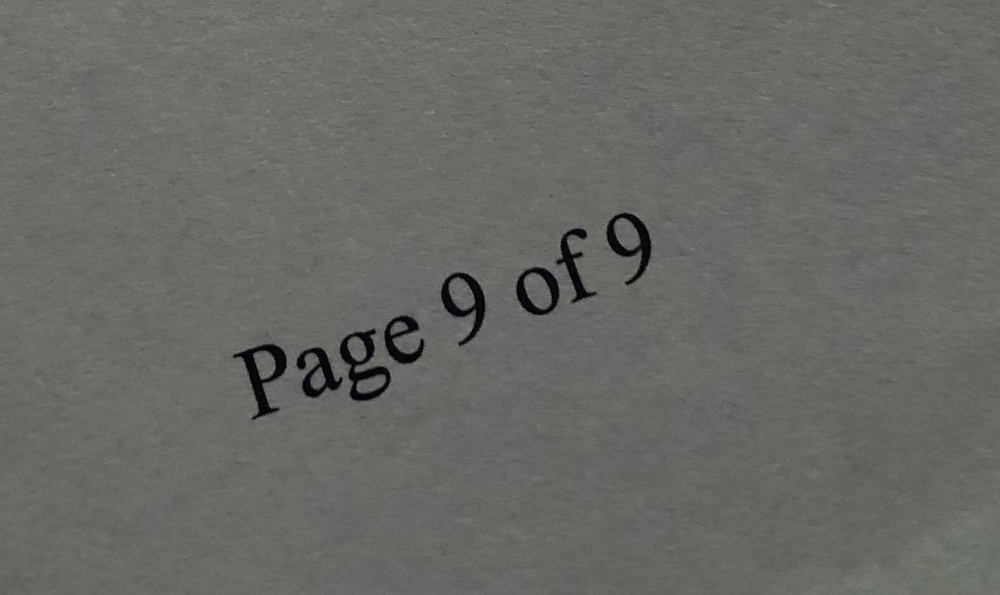
//> input picture testphot.jpg, 1000 x 595 px, shrunk from 1578 x 939 before the run
$ ./partA   (built with g++ and OpenCV 4)
//> lines starting //> are read from the running program, lines starting //| are printed output that depends on the picture; after the words box and inside, x2 and y2 are one past the last pixel; in counts of white or black regions, pixels touching at a corner belong together
#include <opencv4/opencv2/core.hpp>
#include <opencv4/opencv2/core/cvdef.h>
#include <opencv2/highgui/highgui.hpp>
#include <opencv2/opencv.hpp>
#include <algorithm>
#include <iostream>
#include <math.h>
#include <stdlib.h>
using namespace cv;
using namespace std;


Mat compute_skew(Mat image1){
        Mat image=image1.clone();
	//threshold(image1,image,125,255,THRESH_BINARY);
	adaptiveThreshold(image1,image,255,ADAPTIVE_THRESH_GAUSSIAN_C,THRESH_BINARY,9,41);
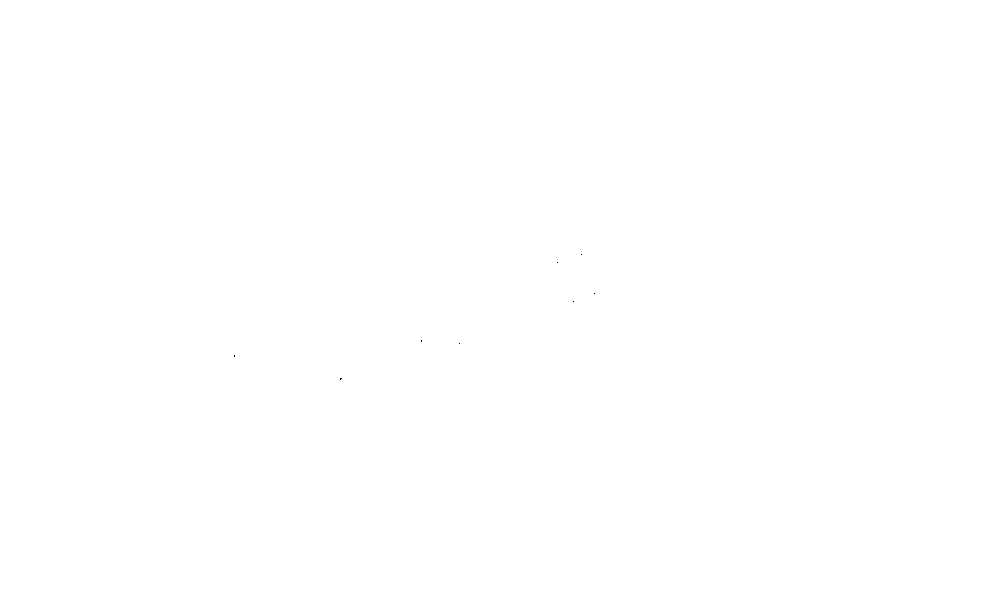
//> image: 595 rows x 1000 cols, CV_8UC1; 100% white; black in thin lines or dots, all inside (x1, y1, x2, y2) = (234, 254, 595, 380)
	bitwise_not(image,image);
	vector<Point>pts;
	Mat_<uchar>::iterator it = image.begin<uchar>();
	Mat_<uchar>::iterator end = image.end<uchar>();

	for(;it!=end;++it){
		if(*it){
			pts.push_back(it.pos());
		}
	}

	RotatedRect box=minAreaRect(Mat(pts));
//> box = centre (415.5, 329.6), size (363.3, 52.7), angle -16.2

	double ang=box.angle;
//> ang = -16.23
	if(ang < -45.0){
		ang +=90;
	}
	Point2f vrts[4];
	box.points(vrts);
//> vrts = 4 Points (x, y): [248.4, 405.6], [233.7, 355.1], [582.5, 253.6], [597.2, 304.1]


	cout<<"----------------------"<<ang<<"-------------------"<<"\n";
//| -----------------------16.2285-------------------
	Mat rot_im=getRotationMatrix2D(box.center,ang,1);
//> rot_im = [[0.96, -0.279, 108.7], [0.279, 0.96, -103]]
	Mat rotated;
	warpAffine(image,rotated,rot_im,image.size(),INTER_CUBIC);
	bitwise_not(rotated,rotated);
	return rotated;
}

int main( int argc, char** argv ){

    Mat odd,even,thresEven,thresOdd;
    //char exit;
    even = imread("testphot.jpg", 0);   // Read the file
    Mat test=even.clone();
    imshow("original",even);
    imshow("rotated",compute_skew(even));
    // [7 lines of commented-out code are left out]

    waitKey(0);                                          // Wait for a keystroke in the window
    return 0;
}


/*
 *K1 - k means
 *M1 - class thresholding see sheet
 *N1-N4 - nearest neighbor
 *T1 - manual grouping of 4 by 4
 *E - error btwn N1 to T1
 *
 *
 *row=y
 *col=x
 *
 * */
